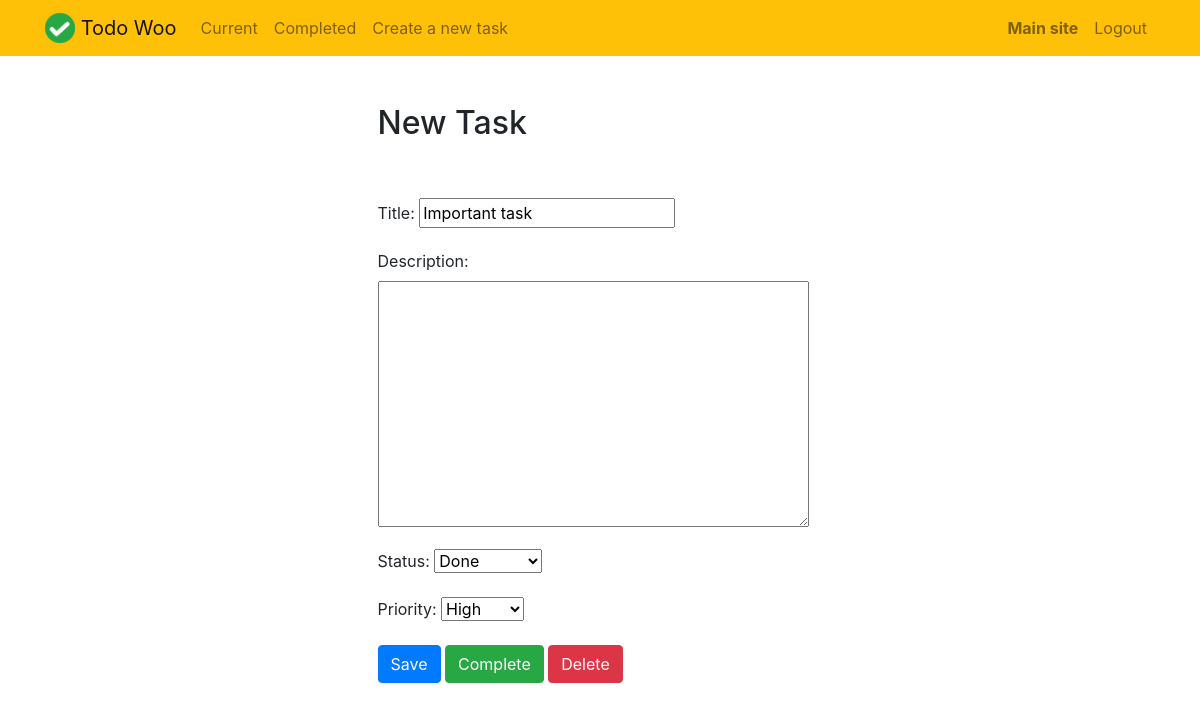
Before: /todo/tasks/7/ (signed in) with the older database file.
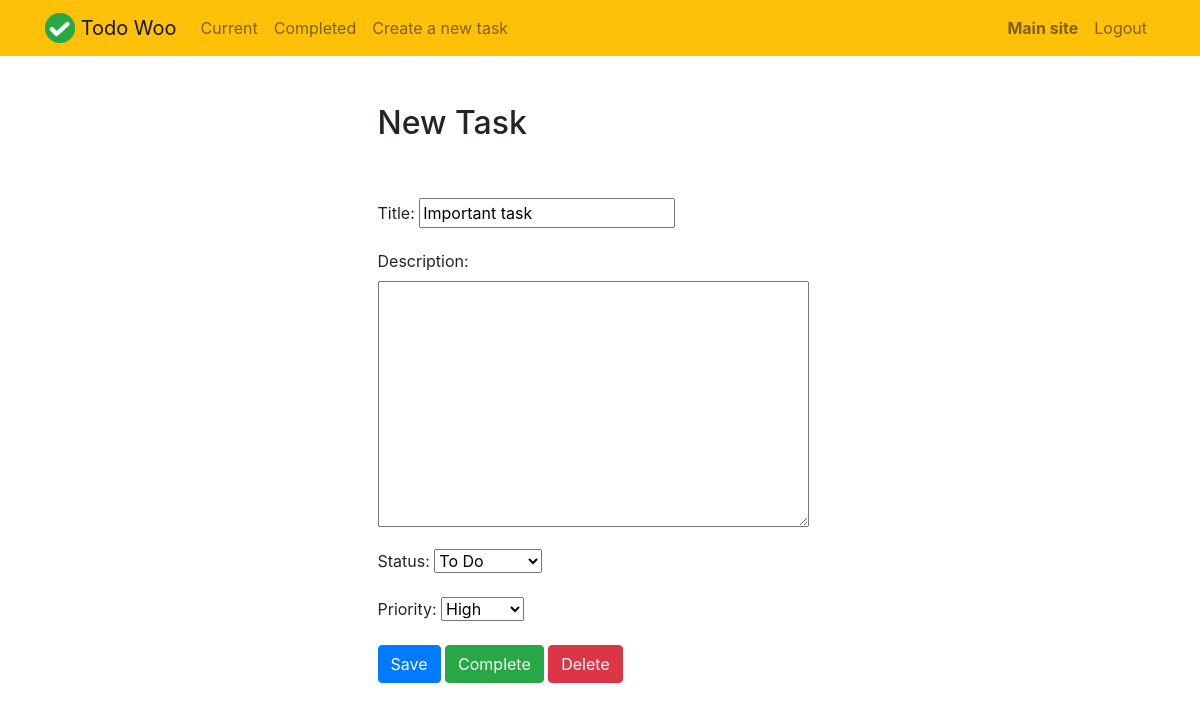
After: the same page with the newer database file.
### apps/todo/models.py (models this page shows, shortened)
class ToDo(models.Model):
    created_at = models.DateTimeField(
        auto_now_add=True,
    )
    title = models.CharField(
        max_length=140,
    )
    description = models.TextField(
        null=True,
        blank=True,
    )
    status = models.CharField(
        max_length=16,
        choices=Status.choices,
        default=Status.TODO,
    )
    priority = models.IntegerField(
        choices=Priority.choices,
        default=Priority.MEDIUM,
    )
    deadline = models.DateField(
        null=True,
        blank=True,
    )
    completed_on = models.DateTimeField(
        null=True,
        blank=True,
    )
    assigned_to = models.ForeignKey(
        User,
        on_delete=models.CASCADE,
    )

### apps/todo/views.py (the view, shortened to what this page needs)
# urls.py: path('tasks/<int:todo_pk>/', views.view_todo, name='view_todo'),
@login_required(login_url='/todo/login/')
def view_todo(request, todo_pk):
    task = get_object_or_404(ToDo, pk=todo_pk, assigned_to=request.user)
    if request.method == 'GET':
        form = ToDoForm(instance=task)
        return render(request, 'todo/todo_task.html', {'task': task, 'form': form})

### apps/todo/forms.py
class ToDoForm(ModelForm):
    class Meta:
        model = ToDo
        fields = [
            'title',
            'description',
            'status',
            'priority',
        ]

### templates/todo/todo_task.html (shortened to what this page needs)
{% extends 'todo/todo_base.html' %}
{% block content %}
    <div class="row justify-content-center mt-5">
        <div class="col-md-5">
            <h2>New Task</h2>
        </div>
    </div>
    <div class="row justify-content-center mt-5">
        <div class="col-md-5">
            <form method="POST">
                {{ form.as_p }}
                <button type="submit" class="btn btn-primary">Save</button>
                <button type="button" class="btn btn-success" onclick="$('#complete').click()">Complete</button>
                <button type="button" class="btn btn-danger" onclick="$('#delete').click()">Delete</button>
            </form>
        </div>
    </div>
{% endblock %}

Changed rows visible on the page:
changed ToDo "Important task": status "Done" → "To Do"
